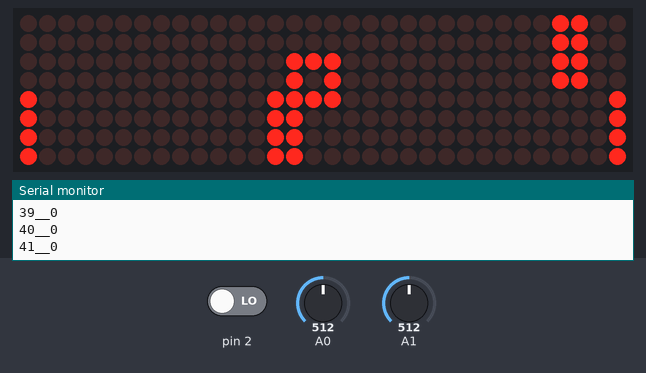
Bench run of a sketch on a simulated Arduino Uno, built with avr-gcc and run on an emulated ATmega328P. On the bench: 32×8 LED matrix, the last lines printed to the serial monitor. The test bench sets the inputs (shaded band); at power-on: pin 2 LOW, A0 = 512, A1 = 512. Random numbers use the default seed unless the sketch sets one.

Above: at 2.2 s.
2.3 s: pin 2 driven HIGH
At 2.82 s:
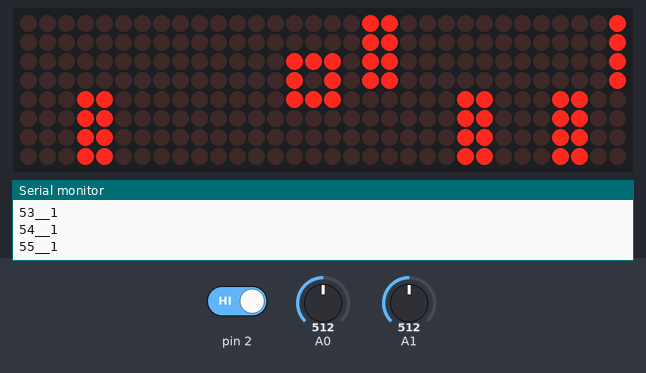
4.8 s: A0 set to 539
7.3 s: A0 set to 558
At 7.63 s:
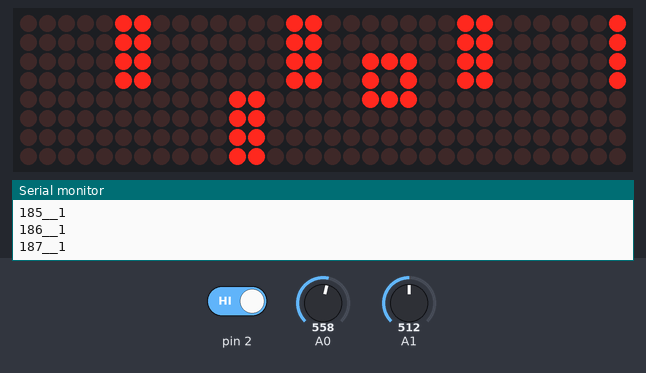
9.9 s: A1 set to 536
12.4 s: A1 set to 568
At 13.6 s:
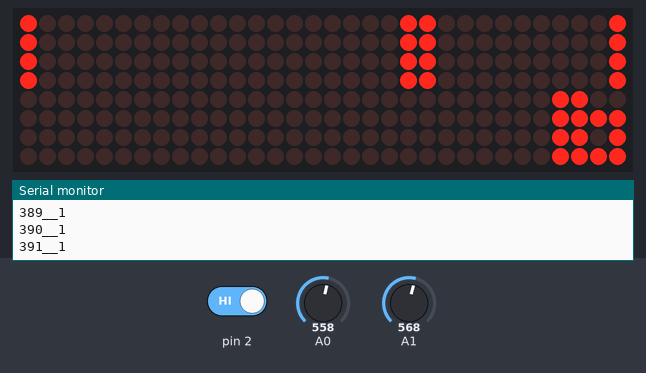
14.9 s: A1 set to 460
At 15.19 s:
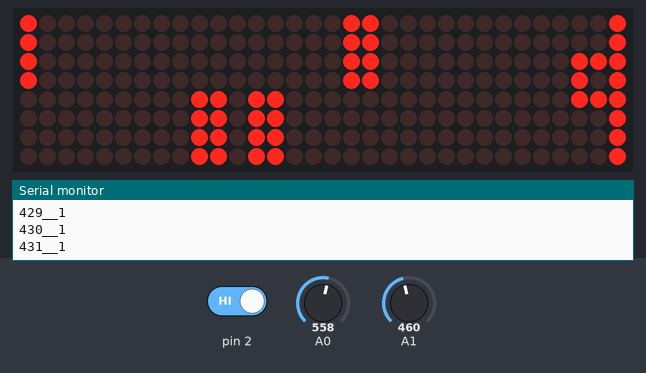
Timing chart, 0 to 17.9 s (numbered marks = the images above; inputs shaded):
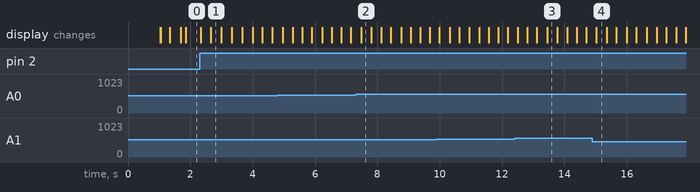

The sketch:

MATRIX_SURVIVE.ino
```cpp
/*
   Author: Jackson Spry

  Warning*** bugs inclue but are not limited to:
           >can spwan impossible walls (two too close together going the same direction)
            but I thought that the shared cooldown would take care of it. not sure why it is not working?
           >frames are super fast when there are few obsticales on the screen. (a variable delay could solve this, but I kinda like it)
           >
*/
#include <LedControl.h>
#include "binary.h"
LedControl lc = LedControl(7, 5, 6, 4);
int x = 7, y = 2, add = 1, x1 = 0, f = 0;
byte hf[8] = {B00111100, B01000010, B10100101, B10000001, B10100101, B10011001, B01000010, B00111100};
byte tit3[7] = {B01110100, B10000100, B10000100, B01100100, B00010100, B00010100, B11100011};
byte tit2[7] = {B10111001, B10100101, B10100101, B10111001, B10101000, B10100100, B00100100};
byte tit1[7] = {B00101110, B00100100, B00100100, B00100100, B11000100, B11000100, B11001110};
byte tit0[7] = {B10010111, B10010100, B10010100, B10010111, B01100100, B01100100, B01100111};
int rand1, needrand1;
int spawn1 = 0, mgo1 = 1000, show1 = 0, sc1 = 0, sc2 = 0, sc3 = 0, m = 0, f1 = -1, f2 = -1, f3 = -1, f4 = -1, cooldown1 = 0, cooloff1 = 0;
int spawn2 = 0, mgo2 = 1000, show2 = 0, sc11 = 0, sc21 = 0, sc31 = 0, n = 0, f11 = -1, f21 = -1, f31 = -1, f41 = -1, cooloff2 = 0;
int spawn3 = 0, mgo3 = 1000, show3 = 0, sc12 = 0, sc22 = 0, sc32 = 0, v = 0, f12 = 8, f22 = 8, f32 = 8, f42 = 8, cooldown2 = 0, cooloff3 = 0, on3;
int spawn4 = 0, mgo4 = 1000, show4 = 0, sc13 = 0, sc23 = 0, sc33 = 0, b = 0, f13 = 8, f23 = 8, f33 = 8, f43 = 8, cooloff4 = 0, on4 = 0;
int gameover = 0;

void setup() {
  Serial.begin(9600);
  randomSeed(analogRead(3));
  lc.shutdown(0, false);
  lc.shutdown(1, false);
  lc.shutdown(2, false);
  lc.shutdown(3, false);
  lc.setIntensity(0, 6);
  lc.setIntensity(1, 6);
  lc.setIntensity(2, 6);
  lc.setIntensity(3, 6);
  lc.clearDisplay(0);
  lc.clearDisplay(1);
  lc.clearDisplay(2);
  lc.clearDisplay(3);
  lc.setRow(3, 0, tit3[0]);
  lc.setRow(3, 1, tit3[1]);
  lc.setRow(3, 2, tit3[2]);
  lc.setRow(3, 3, tit3[3]);
  lc.setRow(3, 4, tit3[4]);
  lc.setRow(3, 5, tit3[5]);
  lc.setRow(3, 6, tit3[6]);
  lc.setRow(2, 0, tit2[0]);
  lc.setRow(2, 1, tit2[1]);
  lc.setRow(2, 2, tit2[2]);
  lc.setRow(2, 3, tit2[3]);
  lc.setRow(2, 4, tit2[4]);
  lc.setRow(2, 5, tit2[5]);
  lc.setRow(2, 6, tit2[6]);
  lc.setRow(1, 0, tit1[0]);
  lc.setRow(1, 1, tit1[1]);
  lc.setRow(1, 2, tit1[2]);
  lc.setRow(1, 3, tit1[3]);
  lc.setRow(1, 4, tit1[4]);
  lc.setRow(1, 5, tit1[5]);
  lc.setRow(1, 6, tit1[6]);
  lc.setRow(0, 0, tit0[0]);
  lc.setRow(0, 1, tit0[1]);
  lc.setRow(0, 2, tit0[2]);
  lc.setRow(0, 3, tit0[3]);
  lc.setRow(0, 4, tit0[4]);
  lc.setRow(0, 5, tit0[5]);
  lc.setRow(0, 6, tit0[6]);
  delay(1000);
  lc.clearDisplay(0);
  lc.clearDisplay(1);
  lc.clearDisplay(2);
  lc.clearDisplay(3);
  lc.setIntensity(0, 8);
  lc.setIntensity(1, 8);
  lc.setIntensity(2, 8);
  lc.setIntensity(3, 8);
}
void eraseplayer() {       //Its so much because I just clear a 1 pixel area around the sprite every time to clean it up
  if (x == 0) {           //could definitley be improved by just removing whats left behind specifically each frame
    lc.setLed(add - 1, y - 1, 0, 0);
    lc.setLed(add - 1, y, 0, 0);
    lc.setLed(add - 1, y + 1, 0, 0);
    lc.setLed(add - 1, y + 2, 0, 0);
    lc.setLed(add - 1, y + 3, 0, 0);
  }
  if (x == 5) {
    lc.setLed(add + 1, y - 1, 7, 0);
    lc.setLed(add + 1, y, 7, 0);
    lc.setLed(add + 1, y + 1, 7, 0);
    lc.setLed(add + 1, y + 2, 7, 0);
    lc.setLed(add + 1, y + 3, 7, 0);
  }
  if (x < 6) {
    lc.setLed(add, y + 1, x1 - 1, 0);
    lc.setLed(add, y - 1 , x1 + 1, 0);
    lc.setLed(add, y, x1 + 1, 0);
    lc.setLed(add, y + 1, x1 + 1, 0);
    lc.setLed(add, y + 2, x1 + 1, 0);
    lc.setLed(add, y + 3, x1 + 1, 0);
    lc.setLed(add, y + 3, x1, 0);
    lc.setLed(add, y + 3, x1 - 1, 0);
    lc.setLed(add, y + 3, x1 - 2, 0);
    lc.setLed(add, y + 3, x1 - 3, 0);
    lc.setLed(add, y + 2, x1 - 3, 0);
    lc.setLed(add, y + 1, x1 - 3, 0);
    lc.setLed(add, y, x1 - 3, 0);
    lc.setLed(add, y - 1, x1 - 3, 0);
    lc.setLed(add, y - 1, x1 - 2, 0);
    lc.setLed(add, y - 1, x1 - 1, 0);
    lc.setLed(add, y - 1, x1, 0);
  }
  if (x == 6) {
    lc.setLed(add, y, 2, 0);
    lc.setLed(add, y + 1, 2, 0);
    lc.setLed(add, y + 2, 2, 0);
    lc.setLed(add, y + 3, 2, 0);
    lc.setLed(add, y - 1, 2, 0);
    lc.setLed(add, y + 1, 0, 0);
    lc.setLed(add + 1, y - 1, 6, 0);
    lc.setLed(add + 1, y, 6, 0);
    lc.setLed(add + 1, y + 1, 6, 0);
    lc.setLed(add + 1, y + 2, 6, 0);
    lc.setLed(add + 1, y + 3, 6, 0);
    lc.setLed(add + 1, y - 1, 7, 0);
    lc.setLed(add + 1, y + 3, 7, 0);
    lc.setLed(add, y - 1, 0, 0);
    lc.setLed(add, y - 1, 1, 0);
    lc.setLed(add, y - 1, 2, 0);
    lc.setLed(add, y + 3, 0, 0);
    lc.setLed(add, y + 3, 1, 0);
    lc.setLed(add, y + 3, 2, 0);
  }
  if (x == 7) {
    lc.setLed(add, y, 1, 0);
    lc.setLed(add, y + 1, 1, 0);
    lc.setLed(add, y + 2, 1, 0);
    lc.setLed(add, y + 3, 1, 0);
    lc.setLed(add, y - 1, 1, 0);
    lc.setLed(add + 1, y - 1, 5, 0);
    lc.setLed(add + 1, y, 5, 0);
    lc.setLed(add + 1, y + 1, 5, 0);
    lc.setLed(add + 1, y + 2, 5, 0);
    lc.setLed(add + 1, y + 3, 5, 0);
    lc.setLed(add + 1, y - 1, 6, 0);
    lc.setLed(add + 1, y + 3, 6, 0);
    lc.setLed(add + 1, y + 3, 7, 0);
    lc.setLed(add + 1, y - 1, 7, 0);
    lc.setLed(add, y - 1, 0, 0);
    lc.setLed(add, y + 3, 0, 0);
    lc.setLed(add + 1, y + 1, 7, 0);
  }
}
void drawplayer() {
  if (x < 6) {
    lc.setLed(add, y, x1, 1);
    lc.setLed(add, y + 1, x1, 1);
    lc.setLed(add, y + 2, x1, 1);
    lc.setLed(add, y, x1 - 1, 1);
    lc.setLed(add, y, x1 - 2, 1);
    lc.setLed(add, y + 1, x1 - 2, 1);
    lc.setLed(add, y + 2, x1 - 1, 1);
    lc.setLed(add, y + 2, x1 - 2, 1);
  }

  if (x == 6) {
    lc.setLed(add, y, x1, 1);
    lc.setLed(add, y + 1, x1, 1);
    lc.setLed(add, y + 2, x1, 1);
    lc.setLed(add, y, x1 - 1, 1);
    lc.setLed(add + 1, y, 7, 1);
    lc.setLed(add + 1, y + 1, 7, 1);
    lc.setLed(add, y + 2, x1 - 1, 1);
    lc.setLed(add + 1, y + 2, 7, 1);
    lc.setLed(add, y, x1, 1);
  }
  if (x == 7) {
    lc.setLed(add, y, x1, 1);
    lc.setLed(add, y + 1, x1, 1);
    lc.setLed(add, y + 2, x1, 1);
    lc.setLed(add + 1, y, 7, 1);
    lc.setLed(add + 1, y, 6, 1);
    lc.setLed(add + 1, y + 1, 6, 1);
    lc.setLed(add + 1, y + 2, 7, 1);
    lc.setLed(add + 1, y + 2, 6, 1);
  }
}

void loop() {
  delay (1);
  f = f + 1;
  Serial.print("\n");
  Serial.print(f);
  Serial.print("__");
  Serial.print(digitalRead(2));
  //COORDINATES FROM JOYSTICK
  if (analogRead(0) < 470) {
    if (add == 3) {
      if (x < 5) {
        x = x + 1;
      }
      else {}
    }
    else {
      x = x + 1;
    }
  }
  if (analogRead(0) > 550) {
    if (add == 0) {
      if (x > 0) {
        x = x - 1;
      }
      else {}
    }
    else {
      x = x - 1;
    }
  }
  if (analogRead(1) > 550 && y < 5) {
    y = y + 1;

  }
  if (analogRead(1) < 470 && y >= 1) {
    y = y - 1;
  }
  //WARPING PLAYER TO NEW SCREEN (causes overlap)
  if (x == 8) {
    add = add + 1;
    x = 0;
  }
  if (x == -1) {
    add = add - 1;
    x = 7;
  }
  x1 = -(x - 7);

  eraseplayer();
  drawplayer();


  //WALL SPAWN //super huge could be better
  if (f > 10) {
    needrand1 = 1;
  }
  if (needrand1 == 1) {
    rand1 = random(1, 20);
  }
  if (rand1 == 1 && cooldown1 == 0) {
    rand1 = 0;
    spawn1 = 1;
    cooldown1 = 1;
  }
  if (spawn1 == 1) {
    mgo1 = 8;
    spawn1 = 0;
    show1 = 1;
  }
  if (show1 == 1) {
    lc.setLed(3, 0, 0, 1);
    lc.setLed(3, 1, 0, 1);
    lc.setLed(3, 2, 0, 1);
    lc.setLed(3, 3, 0, 1);
    m = m + 1;
    if (y < 4 && x1 == 2 && add == 3) {
      gameover = 1;
    }
  }
  if (m > mgo1) {
    show1 = 0;
    cooloff1 = 1;
    f1 = f1 + 1;
    lc.setLed(3, 0, f1 - 2, 0);
    lc.setLed(3, 1, f1 - 2, 0);
    lc.setLed(3, 2, f1 - 2 , 0);
    lc.setLed(3, 3, f1 - 2, 0);
    lc.setLed(3, 0, f1 - 1, 1);
    lc.setLed(3, 1, f1 - 1, 1);
    lc.setLed(3, 2, f1 - 1, 1);
    lc.setLed(3, 3, f1 - 1, 1);
    lc.setLed(3, 0, f1, 1);
    lc.setLed(3, 1, f1, 1);
    lc.setLed(3, 2, f1, 1);
    lc.setLed(3, 3, f1, 1);
    if (y < 4 && ((x1 - 3) < f1) && (x1 + 2 > f1) && add == 3) {
      gameover = 1;
    }
    if (y < 4 && ((x1 + 5) < f1) && (x1 + 10 > f1) && add == 2) {
      gameover = 1;
    }
  }

  if (cooloff1 == 1) {
    cooldown1 = 0;
    cooloff1 = 0;
  }
  if (f1 > 7) {
    m = 0;
    mgo1 = 0;
    f1 = -1;
    sc1 = 1;
  }
  if (sc1 == 1) {
    f2 = f2 + 1;
    lc.setLed(3, 0, f2 + 6, 0);
    lc.setLed(3, 1, f2 + 6, 0);
    lc.setLed(3, 2, f2 + 6 , 0);
    lc.setLed(3, 3, f2 + 6, 0);
    lc.setLed(2, 0, f2 - 2, 0);
    lc.setLed(2, 1, f2 - 2, 0);
    lc.setLed(2, 2, f2 - 2 , 0);
    lc.setLed(2, 3, f2 - 2, 0);
    lc.setLed(2, 0, f2 - 1, 1);
    lc.setLed(2, 1, f2 - 1, 1);
    lc.setLed(2, 2, f2 - 1, 1);
    lc.setLed(2, 3, f2 - 1, 1);
    lc.setLed(2, 0, f2, 1);
    lc.setLed(2, 1, f2, 1);
    lc.setLed(2, 2, f2, 1);
    lc.setLed(2, 3, f2, 1);
    if (y < 4 && ((x1 - 3) < f2) && (x1 + 2 > f2) && add == 2) {
      gameover = 1;
    }
    if (y < 4 && ((x1 + 5) < f2) && (x1 + 10 > f2) && add == 1) {
      gameover = 1;
    }
  }
  if (f2 > 7) {
    f2 = -1;
    sc1 = 0;
    sc2 = 1;
  }
  if (sc2 == 1) {
    f3 = f3 + 1;
    lc.setLed(2, 0, f3 + 6, 0);
    lc.setLed(2, 1, f3 + 6, 0);
    lc.setLed(2, 2, f3 + 6 , 0);
    lc.setLed(2, 3, f3 + 6, 0);
    lc.setLed(1, 0, f3 - 2, 0);
    lc.setLed(1, 1, f3 - 2, 0);
    lc.setLed(1, 2, f3 - 2 , 0);
    lc.setLed(1, 3, f3 - 2, 0);
    lc.setLed(1, 0, f3 - 1, 1);
    lc.setLed(1, 1, f3 - 1, 1);
    lc.setLed(1, 2, f3 - 1, 1);
    lc.setLed(1, 3, f3 - 1, 1);
    lc.setLed(1, 0, f3, 1);
    lc.setLed(1, 1, f3, 1);
    lc.setLed(1, 2, f3, 1);
    lc.setLed(1, 3, f3, 1);
    if (y < 4 && ((x1 - 3) < f3) && (x1 + 2 > f3) && add == 1) {
      gameover = 1;
    }
    if (y < 4 && ((x1 + 5) < f3) && (x1 + 10 > f3) && add == 0) {
      gameover = 1;
    }
  }
  if (f3 > 7) {
    f3 = -1;
    sc2 = 0;
    sc3 = 1;
  }
  if (sc3 == 1) {
    f4 = f4 + 1;
    lc.setLed(1, 0, f4 + 6, 0);
    lc.setLed(1, 1, f4 + 6, 0);
    lc.setLed(1, 2, f4 + 6 , 0);
    lc.setLed(1, 3, f4 + 6, 0);
    lc.setLed(0, 0, f4 - 2, 0);
    lc.setLed(0, 1, f4 - 2, 0);
    lc.setLed(0, 2, f4 - 2 , 0);
    lc.setLed(0, 3, f4 - 2, 0);
    lc.setLed(0, 0, f4 - 1, 1);
    lc.setLed(0, 1, f4 - 1, 1);
    lc.setLed(0, 2, f4 - 1, 1);
    lc.setLed(0, 3, f4 - 1, 1);
    lc.setLed(0, 0, f4, 1);
    lc.setLed(0, 1, f4, 1);
    lc.setLed(0, 2, f4, 1);
    lc.setLed(0, 3, f4, 1);
    if (y < 4 && ((x1 - 3) < f4) && (x1 + 2 > f4) && add == 0) {
      gameover = 1;
    }
  }
  if (f4 > 8) {
    f4 = -1;
    sc3 = 0;
  }

  //SECOND WALL                          //SECOND WALL
  if (rand1 == 2 && cooldown1 == 0) {
    spawn2 = 1;
    cooldown1 = 1;
    rand1 = 0;
  }
  if (spawn2 == 1) {
    mgo2 = 8;
    spawn2 = 0;
    show2 = 1;
  }
  if (show2 == 1) {
    lc.setLed(3, 4, 0, 1);
    lc.setLed(3, 5, 0, 1);
    lc.setLed(3, 6, 0, 1);
    lc.setLed(3, 7, 0, 1);
    if (y > 1 && x1 == 2 && add == 3) {
      gameover = 1;
    }
    n = n + 1;
  }
  if (n > mgo2) {
    cooloff2 = 1;
    show2 = 0;
    f11 = f11 + 1;
    lc.setLed(3, 4, f11 - 2, 0);
    lc.setLed(3, 5, f11 - 2, 0);
    lc.setLed(3, 6, f11 - 2 , 0);
    lc.setLed(3, 7, f11 - 2, 0);
    lc.setLed(3, 4, f11 - 1, 1);
    lc.setLed(3, 5, f11 - 1, 1);
    lc.setLed(3, 6, f11 - 1, 1);
    lc.setLed(3, 7, f11 - 1, 1);
    lc.setLed(3, 4, f11, 1);
    lc.setLed(3, 5, f11, 1);
    lc.setLed(3, 6, f11, 1);
    lc.setLed(3, 7, f11, 1);
    if (y > 1 && ((x1 - 3) < f11) && (x1 + 2 > f11) && add == 3) {
      gameover = 1;
    }
    if (y > 1 && ((x1 + 5) < f11) && (x1 + 10 > f11) && add == 2) {
      gameover = 1;
    }
  }

  if (cooloff2 == 1) {
    cooldown1 = 0;
    cooloff2 = 0;
  }

  if (f11 > 7) {
    n = 0;
    mgo2 = 0;
    f11 = -1;
    sc11 = 1;
  }

  if (sc11 == 1) {
    f21 = f21 + 1;
    lc.setLed(3, 4, f21 + 6, 0);
    lc.setLed(3, 5, f21 + 6, 0);
    lc.setLed(3, 6, f21 + 6 , 0);
    lc.setLed(3, 7, f21 + 6, 0);
    lc.setLed(2, 4, f21 - 2, 0);
    lc.setLed(2, 5, f21 - 2, 0);
    lc.setLed(2, 6, f21 - 2 , 0);
    lc.setLed(2, 7, f21 - 2, 0);
    lc.setLed(2, 4, f21 - 1, 1);
    lc.setLed(2, 5, f21 - 1, 1);
    lc.setLed(2, 6, f21 - 1, 1);
    lc.setLed(2, 7, f21 - 1, 1);
    lc.setLed(2, 4, f21, 1);
    lc.setLed(2, 5, f21, 1);
    lc.setLed(2, 6, f21, 1);
    lc.setLed(2, 7, f21, 1);
    if (y > 1 && ((x1 - 3) < f21) && (x1 + 2 > f21) && add == 2) {
      gameover = 1;
    }
    if (y > 1 && ((x1 + 5) < f21) && (x1 + 10 > f21) && add == 1) {
      gameover = 1;
    }
  }
  if (f21 > 7) {
    f21 = -1;
    sc11 = 0;
    sc21 = 1;
  }
  if (sc21 == 1) {
    f31 = f31 + 1;
    lc.setLed(2, 4, f31 + 6, 0);
    lc.setLed(2, 5, f31 + 6, 0);
    lc.setLed(2, 6, f31 + 6 , 0);
    lc.setLed(2, 7, f31 + 6, 0);
    lc.setLed(1, 4, f31 - 2, 0);
    lc.setLed(1, 5, f31 - 2, 0);
    lc.setLed(1, 6, f31 - 2 , 0);
    lc.setLed(1, 7, f31 - 2, 0);
    lc.setLed(1, 4, f31 - 1, 1);
    lc.setLed(1, 5, f31 - 1, 1);
    lc.setLed(1, 6, f31 - 1, 1);
    lc.setLed(1, 7, f31 - 1, 1);
    lc.setLed(1, 4, f31, 1);
    lc.setLed(1, 5, f31, 1);
    lc.setLed(1, 6, f31, 1);
    lc.setLed(1, 7, f31, 1);
    if (y > 1 && ((x1 - 3) < f31) && (x1 + 2 > f31) && add == 1) {
      gameover = 1;
    }
    if (y > 1 && ((x1 + 5) < f31) && (x1 + 10 > f31) && add == 0) {
      gameover = 1;
    }
  }
  if (f31 > 7) {
    f31 = -1;
    sc21 = 0;
    sc31 = 1;
  }
  if (sc31 == 1) {
    f41 = f41 + 1;
    lc.setLed(1, 4, f41 + 6, 0);
    lc.setLed(1, 5, f41 + 6, 0);
    lc.setLed(1, 6, f41 + 6 , 0);
    lc.setLed(1, 7, f41 + 6, 0);
    lc.setLed(0, 4, f41 - 2, 0);
    lc.setLed(0, 5, f41 - 2, 0);
    lc.setLed(0, 6, f41 - 2 , 0);
    lc.setLed(0, 7, f41 - 2, 0);
    lc.setLed(0, 4, f41 - 1, 1);
    lc.setLed(0, 5, f41 - 1, 1);
    lc.setLed(0, 6, f41 - 1, 1);
    lc.setLed(0, 7, f41 - 1, 1);
    lc.setLed(0, 4, f41, 1);
    lc.setLed(0, 5, f41, 1);
    lc.setLed(0, 6, f41, 1);
    lc.setLed(0, 7, f41, 1);
    if (y > 1 && ((x1 - 3) < f41) && (x1 + 2 > f41) && add == 0) {
      gameover = 1;
    }
  }
  if (f41 > 8) {
    f41 = -1;
    sc31 = 0;
  }

  if (rand1 == 3 && cooldown2 == 0) {     //THIRD WALL (top right)
    rand1 = 0;
    spawn3 = 1;
    cooldown2 = 1;
  }
  if (spawn3 == 1) {
    mgo3 = 8;
    spawn3 = 0;
    show3 = 1;
  }
  if (show3 == 1) {
    lc.setLed(0, 0, 7, 1);
    lc.setLed(0, 1, 7, 1);
    lc.setLed(0, 2, 7, 1);
    lc.setLed(0, 3, 7, 1);
    v = v + 1;
  }
  if (v > mgo3) {
    cooloff3 = 1;
    show3 = 0;
    on3 = 1;
    v = 0;
    mgo3 = 0;
  }

  if (on3 == 1) {
    f12 = f12 - 1;
    lc.setLed(0, 0, f12 + 2, 0);
    lc.setLed(0, 1, f12 + 2, 0);
    lc.setLed(0, 2, f12 + 2 , 0);
    lc.setLed(0, 3, f12 + 2, 0);
    lc.setLed(0, 0, f12 + 1, 1);
    lc.setLed(0, 1, f12 + 1, 1);
    lc.setLed(0, 2, f12 + 1, 1);
    lc.setLed(0, 3, f12 + 1, 1);
    lc.setLed(0, 0, f12, 1);
    lc.setLed(0, 1, f12, 1);
    lc.setLed(0, 2, f12, 1);
    lc.setLed(0, 3, f12, 1);
    if (y < 4 && ((x1 - 4) < f12) && (x1 + 1 > f12) && add == 0) {
      gameover = 1;
    }

  }
  if (cooloff3 == 1) {
    cooldown2 = 0;
    cooloff3 = 0;
  }
  if (f12 < 0) {
    on3 = 0;
    f12 = 8;
    sc12 = 1;
  }
  if (sc12 == 1) {
    f22 = f22 - 1;
    lc.setLed(0, 0, f22 - 6, 0);
    lc.setLed(0, 1, f22 - 6, 0);
    lc.setLed(0, 2, f22 - 6 , 0);
    lc.setLed(0, 3, f22 - 6, 0);
    lc.setLed(1, 0, f22 + 2, 0);
    lc.setLed(1, 1, f22 + 2, 0);
    lc.setLed(1, 2, f22 + 2 , 0);
    lc.setLed(1, 3, f22 + 2, 0);
    lc.setLed(1, 0, f22 + 1, 1);
    lc.setLed(1, 1, f22 + 1, 1);
    lc.setLed(1, 2, f22 + 1, 1);
    lc.setLed(1, 3, f22 + 1, 1);
    lc.setLed(1, 0, f22, 1);
    lc.setLed(1, 1, f22, 1);
    lc.setLed(1, 2, f22, 1);
    lc.setLed(1, 3, f22, 1);
            if (y < 4 && (x1 + 4 < f22) && add == 0) {
      gameover = 1;
    }
        if (y < 4 && ((x1 - 4) < f22) && (x1 + 1 > f22) && add == 1) {
      gameover = 1;
    }

  }
  if (f22 < 0) {
    f22 = 8;
    sc12 = 0;
    sc22 = 1;
  }
  if (sc22 == 1) {
    f32 = f32 - 1;
    lc.setLed(1, 0, f32 - 6, 0);
    lc.setLed(1, 1, f32 - 6, 0);
    lc.setLed(1, 2, f32 - 6 , 0);
    lc.setLed(1, 3, f32 - 6, 0);
    lc.setLed(2, 0, f32 + 2, 0);
    lc.setLed(2, 1, f32 + 2, 0);
    lc.setLed(2, 2, f32 + 2 , 0);
    lc.setLed(2, 3, f32 + 2, 0);
    lc.setLed(2, 0, f32 + 1, 1);
    lc.setLed(2, 1, f32 + 1, 1);
    lc.setLed(2, 2, f32 + 1, 1);
    lc.setLed(2, 3, f32 + 1, 1);
    lc.setLed(2, 0, f32, 1);
    lc.setLed(2, 1, f32, 1);
    lc.setLed(2, 2, f32, 1);
    lc.setLed(2, 3, f32, 1);
                if (y < 4 && (x1 + 4 < f32) && add == 1) {
      gameover = 1;
    }
        if (y < 4 && ((x1 - 4) < f32) && (x1 + 1 > f32) && add == 2) {
      gameover = 1;
    }
  }
  if (f32 < 0) {
    f32 = 8;
    sc22 = 0;
    sc32 = 1;
  }
  if (sc32 == 1) {
    f42 = f42 - 1;
    lc.setLed(2, 0, f42 - 6, 0);
    lc.setLed(2, 1, f42 - 6, 0);
    lc.setLed(2, 2, f42 - 6 , 0);
    lc.setLed(2, 3, f42 - 6, 0);
    lc.setLed(3, 0, f42 + 2, 0);
    lc.setLed(3, 1, f42 + 2, 0);
    lc.setLed(3, 2, f42 + 2 , 0);
    lc.setLed(3, 3, f42 + 2, 0);
    lc.setLed(3, 0, f42 + 1, 1);
    lc.setLed(3, 1, f42 + 1, 1);
    lc.setLed(3, 2, f42 + 1, 1);
    lc.setLed(3, 3, f42 + 1, 1);
    lc.setLed(3, 0, f42, 1);
    lc.setLed(3, 1, f42, 1);
    lc.setLed(3, 2, f42, 1);
    lc.setLed(3, 3, f42, 1);
                    if (y < 4 && (x1 + 4 < f42) && add == 2) {
      gameover = 1;
    }
        if (y < 4 && ((x1 - 4) < f42) && (x1 + 1 > f42) && add == 3) {
      gameover = 1;
    }
  }
  if (f42 < 0) {
    f42 = 8;
    sc32 = 0;
  }

  // FOURTH WALL                                    //FOURTH WALL
  if (rand1 == 4 && cooldown2 == 0) {
    spawn4 = 1;
    cooldown2 = 1;
    rand1 = 0;
  }
  if (spawn4 == 1) {
    mgo4 = 8;
    show4 = 1;
    spawn4 = 0;
  }
  if (show4 == 1) {
    lc.setLed(0, 4, 7, 1);
    lc.setLed(0, 5, 7, 1);
    lc.setLed(0, 6, 7, 1);
    lc.setLed(0, 7, 7, 1);
    b = b + 1;
  }
  if (b > mgo4) {
    cooloff4 = 1;
    show4 = 0;
    on4 = 1;
  }
  if (on4 == 1) {
    f13 = f13 - 1;
    lc.setLed(0, 4, f13 + 2, 0);
    lc.setLed(0, 5, f13 + 2, 0);
    lc.setLed(0, 6, f13 + 2 , 0);
    lc.setLed(0, 7, f13 + 2, 0);
    lc.setLed(0, 4, f13 + 1, 1);
    lc.setLed(0, 5, f13 + 1, 1);
    lc.setLed(0, 6, f13 + 1, 1);
    lc.setLed(0, 7, f13 + 1, 1);
    lc.setLed(0, 4, f13, 1);
    lc.setLed(0, 5, f13, 1);
    lc.setLed(0, 6, f13, 1);
    lc.setLed(0, 7, f13, 1);
        if (y > 1 && ((x1 - 4) < f13) && (x1 + 1 > f13) && add == 0) {
      gameover = 1;
    }
  }

  if (cooloff4 == 1) {
    cooldown2 = 0;
    cooloff4 = 0;
  }

  if (f13 < 0) {
    b = 0;
    mgo4 = 0;
    f13 = 8;
    sc13 = 1;
    on4 = 0;
  }

  if (sc13 == 1) {
    f23 = f23 - 1;
    lc.setLed(0, 4, f23 - 6, 0);
    lc.setLed(0, 5, f23 - 6, 0);
    lc.setLed(0, 6, f23 - 6 , 0);
    lc.setLed(0, 7, f23 - 6, 0);
    lc.setLed(1, 4, f23 + 2, 0);
    lc.setLed(1, 5, f23 + 2, 0);
    lc.setLed(1, 6, f23 + 2 , 0);
    lc.setLed(1, 7, f23 + 2, 0);
    lc.setLed(1, 4, f23 + 1, 1);
    lc.setLed(1, 5, f23 + 1, 1);
    lc.setLed(1, 6, f23 + 1, 1);
    lc.setLed(1, 7, f23 + 1, 1);
    lc.setLed(1, 4, f23, 1);
    lc.setLed(1, 5, f23, 1);
    lc.setLed(1, 6, f23, 1);
    lc.setLed(1, 7, f23, 1);
                if (y > 1 && (x1 + 4 < f23) && add == 0) {
      gameover = 1;
    }
        if (y > 1 && ((x1 - 4) < f23) && (x1 + 1 > f23) && add == 1) {
      gameover = 1;
    }
  }
  if (f23 < 0) {
    f23 = 8;
    sc13 = 0;
    sc23 = 1;
  }
  if (sc23 == 1) {
    f33 = f33 - 1;
    lc.setLed(1, 4, f33 - 6, 0);
    lc.setLed(1, 5, f33 - 6, 0);
    lc.setLed(1, 6, f33 - 6 , 0);
    lc.setLed(1, 7, f33 - 6, 0);
    lc.setLed(2, 4, f33 + 2, 0);
    lc.setLed(2, 5, f33 + 2, 0);
    lc.setLed(2, 6, f33 + 2 , 0);
    lc.setLed(2, 7, f33 + 2, 0);
    lc.setLed(2, 4, f33 + 1, 1);
    lc.setLed(2, 5, f33 + 1, 1);
    lc.setLed(2, 6, f33 + 1, 1);
    lc.setLed(2, 7, f33 + 1, 1);
    lc.setLed(2, 4, f33, 1);
    lc.setLed(2, 5, f33, 1);
    lc.setLed(2, 6, f33, 1);
    lc.setLed(2, 7, f33, 1);
                    if (y > 1 && (x1 + 4 < f33) && add == 1) {
      gameover = 1;
    }
        if (y > 1 && ((x1 - 4) < f33) && (x1 + 1 > f33) && add == 2) {
      gameover = 1;
    }
  }
  if (f33 < 0) {
    f33 = 8;
    sc23 = 0;
    sc33 = 1;
  }
  if (sc33 == 1) {
    f43 = f43 - 1;
    lc.setLed(2, 4, f43 - 6, 0);
    lc.setLed(2, 5, f43 - 6, 0);
    lc.setLed(2, 6, f43 - 6 , 0);
    lc.setLed(2, 7, f43 - 6, 0);
    lc.setLed(3, 4, f43 + 2, 0);
    lc.setLed(3, 5, f43 + 2, 0);
    lc.setLed(3, 6, f43 + 2 , 0);
    lc.setLed(3, 7, f43 + 2, 0);
    lc.setLed(3, 4, f43 + 1, 1);
    lc.setLed(3, 5, f43 + 1, 1);
    lc.setLed(3, 6, f43 + 1, 1);
    lc.setLed(3, 7, f43 + 1, 1);
    lc.setLed(3, 4, f43, 1);
    lc.setLed(3, 5, f43, 1);
    lc.setLed(3, 6, f43, 1);
    lc.setLed(3, 7, f43, 1);
                        if (y > 1 && (x1 + 4 < f43) && add == 2) {
      gameover = 1;
    }
        if (y > 1 && ((x1 - 4) < f43) && (x1 + 1 > f43) && add == 3) {
      gameover = 1;
    }
  }
  if (f43 < -1) {
    f43 = 8;
    sc33 = 0;
  }
  drawplayer();
  while (gameover == 1) {
    if (digitalRead(2) == 1) {
      gameover = 0;
    }
  }
}
```

Measured:
- the behaviour switches between 550 and 551 on A0 (found by bisection; images 1 and 2)
- the behaviour switches between 550 and 551 on A1 (found by bisection; images 2 and 3)
- after the input at 2.3 s, the display: first changes at once (image 1 shows a later state)
